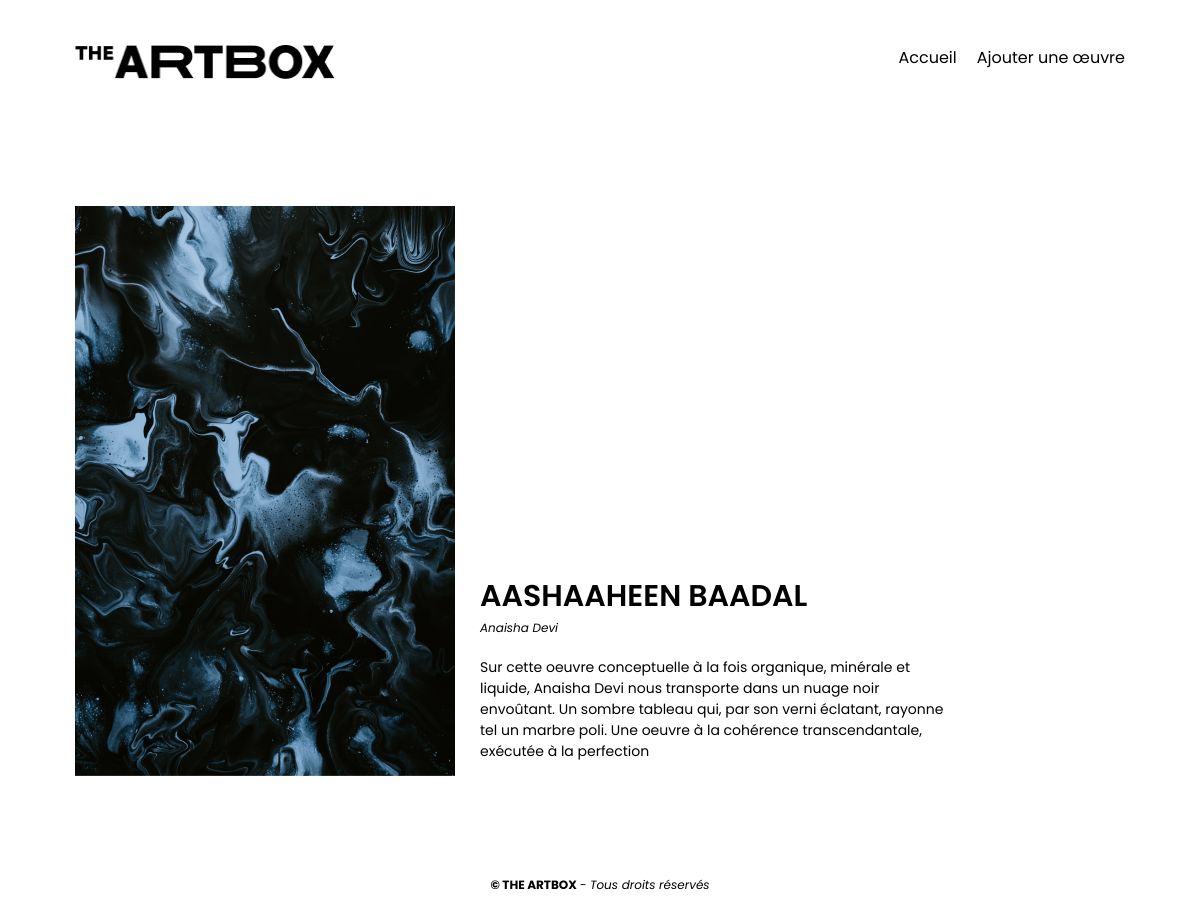
Page /oeuvre.php?id=2.php on the committed database.
### tables this page shows
CREATE TABLE `oeuvre` (
  `Id` int(11) NOT NULL,
  `title` varchar(50) DEFAULT NULL,
  `artist` varchar(50) DEFAULT NULL,
  `image` varchar(2048) DEFAULT NULL,
  `description` text DEFAULT NULL
);

### bdd.php (called while the page is built)
<?php
function dataBasePDO()
{
    try
    {
        return new PDO('mysql:host=localhost;dbname=artbox;charset=utf8', 'root', '', [
            PDO::ATTR_ERRMODE => PDO::ERRMODE_EXCEPTION,
            PDO::ATTR_DEFAULT_FETCH_MODE => PDO::FETCH_ASSOC,
        ]);
    }
    catch (Exception $e)
    {
        die('Erreur : ' . $e->getMessage());
    }
}

### oeuvre.php (the view, shortened to what this page needs)
<?php
    require 'header.php';
    require 'bdd.php';
    $oeuvre = getOne($_GET['id']);
    function getOne($idOeuvre)
    {
        $query = dataBasePDO()->prepare('SELECT * FROM oeuvre WHERE oeuvre.Id = :idOeuvre');
        $query->execute([':idOeuvre' => $idOeuvre]);
        return $query->fetch();
    };
?>
<?php if ($oeuvre) { ?>
    <article id="detail-oeuvre">
        <div id="img-oeuvre">
            <img src="<?= $oeuvre['image'] ?>" alt="<?= $oeuvre['title'] ?>">
        </div>
        <div id="contenu-oeuvre">
            <h1><?= $oeuvre['title'] ?></h1>
            <p class="description"><?= $oeuvre['artist'] ?></p>
            <p class="description-complete">
                <?= $oeuvre['description'] ?>
            </p>
        </div>
    </article>
<?php } else {
    header('Location: index.php');
} ?>
<?php require 'footer.php'; ?>

### css/style.css (style rules this page uses)
html, body { margin: 0; }
* { box-sizing: border-box; font-family: 'Poppins', sans-serif; }
.oeuvre h2, #detail-oeuvre h1 { text-transform: uppercase; margin-top: 0; margin-bottom: 0; font-weight: 600; font-size: 30px; }
.oeuvre .description, #detail-oeuvre .description { font-style: italic; margin-top: 0; font-size: 12px; margin-bottom: 20px; }
#detail-oeuvre { display: flex; flex-wrap: wrap; align-items: end; margin-bottom: 100px; margin-top: 75px; font-size: 14px; padding: 0 15px; }
#img-oeuvre { margin-right: 25px; }
#img-oeuvre img { max-width: 470px; margin: auto; display: block; }
#contenu-oeuvre { max-width: 470px; }

### rows in the picture
oeuvre: image (picture), title "AASHAAHEEN BAADAL", artist "Anaisha Devi", description "Sur cette oeuvre conceptuelle à la fois organique, minérale et liquide, Anaisha Devi nous transporte dans un nuage noir envoûtant. Un sombre tableau qui, par son verni éclatant, rayonne tel un marbre poli. Une oeuvre à la cohérence transcendantale, exécutée à la perfection"
